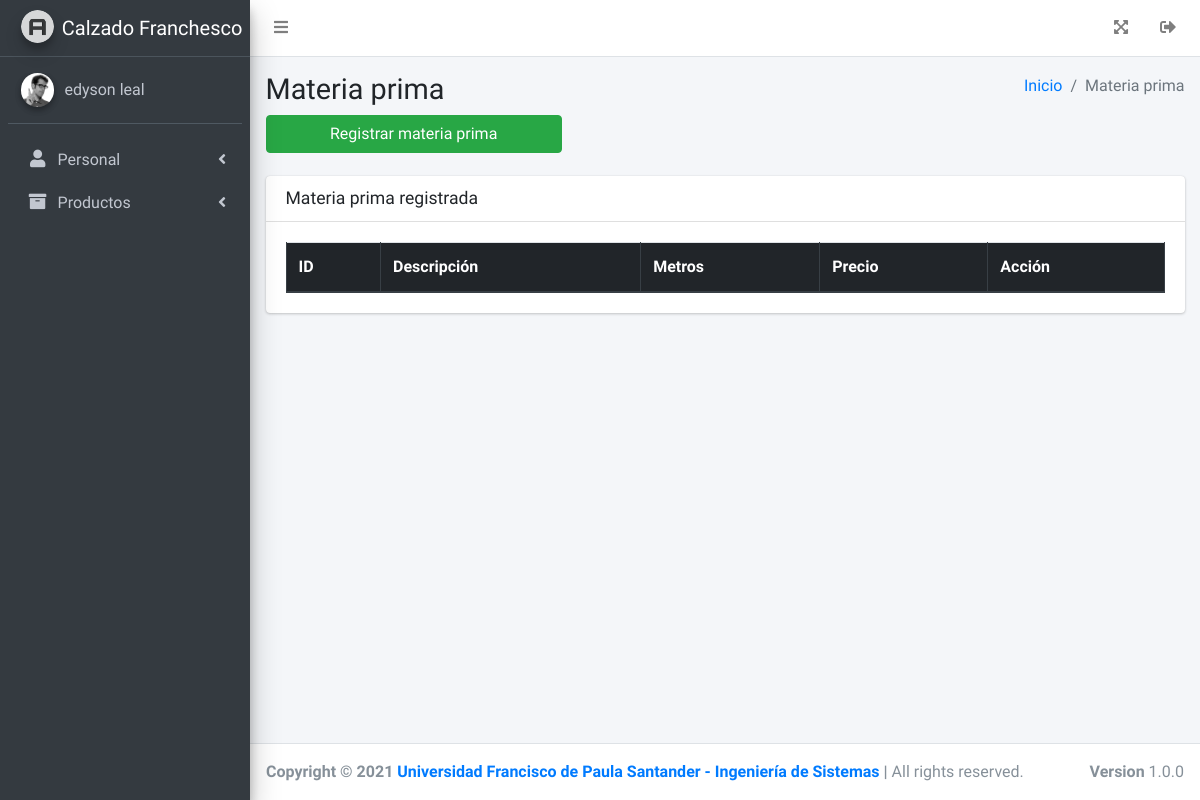
The page /Materia-prima (signed in) on the database as committed earlier.
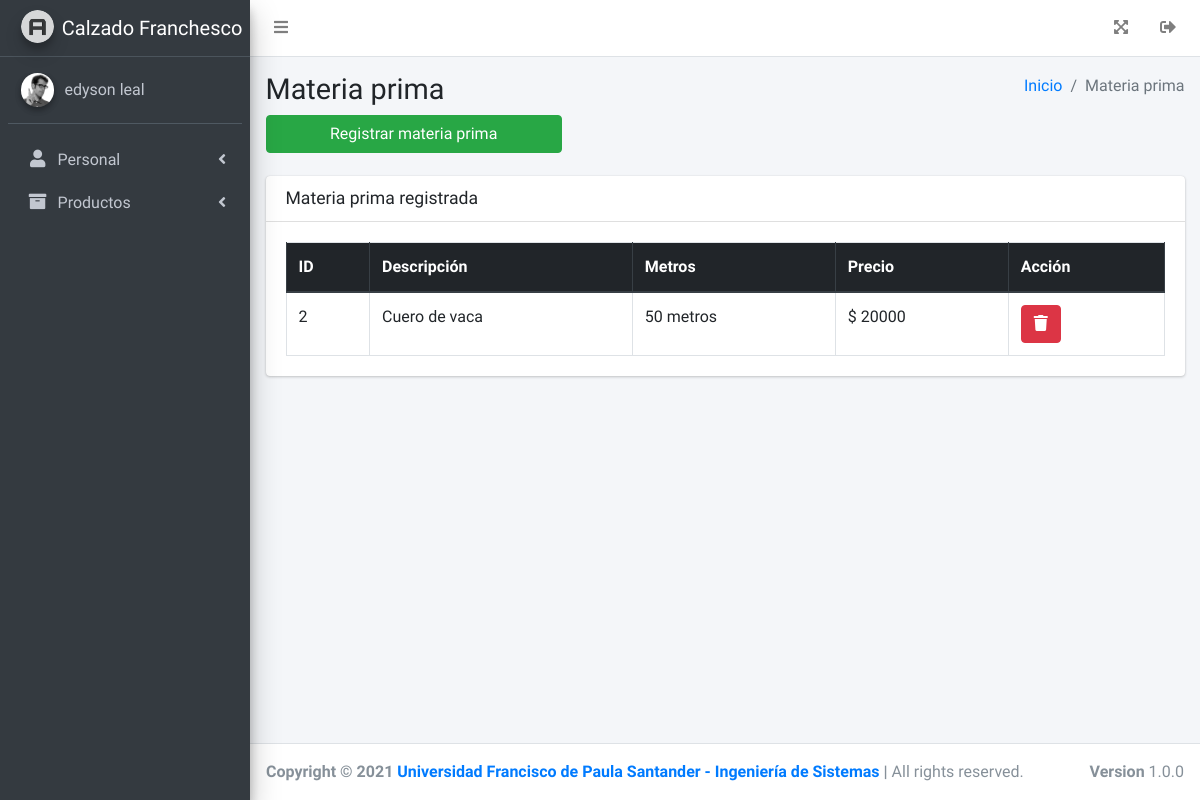
The same page on the database as committed later.
### tables this page shows
CREATE TABLE `materia_prima` (
  `id` int(11) NOT NULL,
  `descripcion` varchar(100) NOT NULL,
  `metros` varchar(40) NOT NULL,
  `precio` varchar(20) NOT NULL
);

### controller/Controlador.php (called while the page is built)
<?php
class Controlador
{
    public function ctrPlantilla()
    {
        include "view/Plantilla.php";
    }
}

### index.php (called while the page is built, shortened)
<?php
require_once "controller/Controlador.php";
$plantilla = new Controlador();
$plantilla->ctrPlantilla();
?>

### view/modulos/navegacion/Materia-prima.php (the view, shortened to what the changed rows need)
<section class="content-header">
    <div class="container-fluid">
        <div class="row mb-2">
            <div class="col-sm-6">
                <h1>Materia prima</h1>
            </div>
            <div class="col-sm-6">
                <ol class="breadcrumb float-sm-right">
                    <li class="breadcrumb-item"><a href="Administracion">Inicio</a></li>
                    <li class="breadcrumb-item active">Materia prima</li>
                </ol>
            </div>
        </div>
        <div class="row mb-2">
            <div class="col-sm-4">
                <a type="button" class="btn btn-block btn-success" data-toggle="modal" data-target="#modal-materia-prima">Registrar materia prima</a>
            </div>
        </div>
    </div>
</section>
<section class="content">
    <div class="container-fluid">
        <div class="row">
            <div class="col-12">
                <div class="card">
                    <div class="card-header">
                        <h3 class="card-title">Materia prima registrada</h3>
                    </div>
                    <div class="card-body">
                        <table id="example1" class="table table-bordered ">
                            <thead class="thead-dark">
                                <tr>
                                    <th>ID</th>
                                    <th>Descripci&oacute;n</th>
                                    <th>Metros</th>
                                    <th>Precio</th>
                                    <th>Acci&oacute;n</th>
                                </tr>
                            </thead>
                            <tbody>
                                <?php
                                $query = $conexion->query("SELECT * FROM materia_prima");
                                while ($row = mysqli_fetch_array($query)) {
                                    echo "<tr>
                                            <td>" . $row["id"] . "</td>
                                            <td>" . utf8_encode($row["descripcion"]) . "</td>
                                            <td>" . utf8_encode($row["metros"]) . "</td>
                                            <td>" . utf8_encode("$ " . $row["precio"]) . "</td>
                                            <td>
                                                <a class='btn btn-danger' onclick='eliminarMateriaPrima(" . $row["id"] . ")'><i class='fas fa-trash'></i></a>
                                            </td>
                                        </tr>";
                                }
                                ?>
                            </tbody>
                        </table>
                    </div>
                </div>
            </div>
        </div>
    </div>
</section>

### view/modulos/menu.php (shortened to what the changed rows need)
<aside class="main-sidebar sidebar-dark-primary elevation-4">
    <a href="" class="brand-link">
        <img src="view/presentacion/img/AdminLTELogo.png" alt="AdminLTE Logo" class="brand-image img-circle elevation-3" style="opacity: .8">
        <span class="brand-text font-weight-light">Calzado Franchesco</span>
    </a>
    <div class="sidebar">
        <div class="user-panel mt-3 pb-3 mb-3 d-flex">
            <div class="image">
                <img src="view/presentacion/img/user2-160x160.jpg" class="img-circle elevation-2" alt="User Image">
            </div>
            <div class="info">
                <a href="Perfil" class="d-block">
                    <?php echo $_SESSION['nombre'] . " " . $_SESSION['apellido']; ?></a>
            </div>
        </div>
        <nav class="mt-2">
            <ul class="nav nav-pills nav-sidebar flex-column" data-widget="treeview" role="menu" data-accordion="false">
                <?php
                $rol = $_SESSION['rol'];
                if ($rol == 'Administrador') { ?>
                    <li class="nav-item">
                        <a href="#" class="nav-link">
                            <i class="nav-icon fas fa-user"></i>
                            <p>
                                Personal
                                <i class="right fas fa-angle-left"></i>
                            </p>
                        </a>
                    </li>
                    <li class="nav-item">
                        <a href="#" class="nav-link">
                            <i class="nav-icon fas fa-archive"></i>
                            <p>
                                Productos
                                <i class="fas fa-angle-left right"></i>
                            </p>
                        </a>
                    </li>
                <?php } else if ($rol == 'Bodega') { ?>
                    <li class="nav-item">
                        <a href="#" class="nav-link">
                            <i class="nav-icon fas fa-archive"></i>
                            <p>
                                Productos
                                <i class="fas fa-angle-left right"></i>
                            </p>
                        </a>
                        <ul class="nav nav-treeview">
                            <li class="nav-item">
                                <a href="Materia-prima" class="nav-link">
                                    <i class="far fa-circle nav-icon"></i>
                                    <p>Materia prima</p>
                                </a>
                            </li>
                        </ul>
                    </li>
                <?php } else if ($rol == 'Producccion') { ?>
                    <li class="nav-item">
                        <a href="#" class="nav-link">
                            <i class="nav-icon fas fa-archive"></i>
                            <p>
                                Productos
                                <i class="fas fa-angle-left right"></i>
                            </p>
                        </a>
                        <ul class="nav nav-treeview">
                            <li class="nav-item">
                                <a href="Categoria" class="nav-link">
                                    <i class="far fa-circle nav-icon"></i>
                                    <p>Categoria</p>
                                </a>
                            </li>
                            <li class="nav-item">
                                <a href="Producto" class="nav-link">
                                    <i class="far fa-circle nav-icon"></i>
                                    <p>Productos</p>
                                </a>
                            </li>
                        </ul>
                    </li>
                <?php } ?>
            </ul>
        </nav>
    </div>
</aside>

Rows that differ between the two databases and show on the page:
added materia_prima: id "2", descripcion "Cuero de vaca", metros "50 metros", precio "$ 20000"
